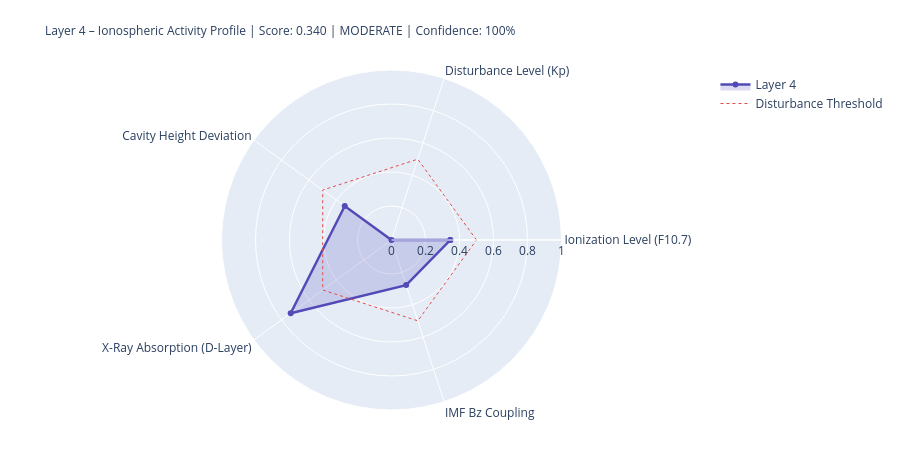

Notebook source saved alongside this figure:
### Markdown cell above
---
## 4. State Assessment & Handoff to Layer 5

### Code cell
# ============================================================
# LAYER-4-SCORE
# ============================================================

COMPONENTS = {
    'Ionization Level (F10.7)':    {'score': ioniz,       'source': 'primary' if f107_now else 'from_layer0', 'dynamic': True},
    'Disturbance Level (Kp)':          {'score': disturb,     'source': 'primary' if kp_now   else 'from_layer0', 'dynamic': True},
    'Cavity Height Deviation':    {'score': h_dev,       'source': 'derived',                                'dynamic': True},
    'X-Ray Absorption (D-Layer)':{'score': xray_ioniz,  'source': 'primary' if xray_now else 'missing',     'dynamic': True},
    'IMF Bz Coupling':             {'score': bz_coupling, 'source': 'primary' if bz_now   else 'from_layer0', 'dynamic': True},
}

available    = {k: v['score'] for k, v in COMPONENTS.items() if v['score'] is not None}
unavailable  = [k for k, v in COMPONENTS.items() if v['score'] is None]
layer4_score = round(sum(available.values()) / len(available), 4) if available else None
confidence   = round(len(available) / len(COMPONENTS), 2)
level = ('unknown' if layer4_score is None
         else 'quiet'   if layer4_score < 0.3
         else 'moderate' if layer4_score < 0.6
         else 'active')
dominant_l4 = max(available, key=available.get) if available else 'none'

# Resonance delta for Schumann SR-1
sr1_ref = schumann_freq(1, 80.0)
sr1_now = schumann_freq(1, h_eff)
sr1_delta_mhz = (sr1_now - sr1_ref) * 1000

# Propagation conditions
prop_cond = ('disturbed'   if kp_val > 4
             else 'unsettled' if kp_val > 2
             else 'normal')
if xray_class in ['X', 'M']:
    prop_cond = 'Radio-Blackout moeglich'

W = 68
print('=' * W)
print('LAYER 4 – IONOSPHERE – STATE ASSESSMENT')
print('=' * W)
for name, comp in COMPONENTS.items():
    s = comp['score']
    if s is not None:
        bar = '█' * int(s * 20) + '░' * (20 - int(s * 20))
        print(f'  {name:<36} {bar}  {s:.3f}  [{comp["source"]}]')
    else:
        print(f'  {name:<36} {"─" * 20}  n/a   [missing]')
print('-' * W)
print(f'  Score:          {layer4_score:.3f}  ({len(available)}/{len(COMPONENTS)} components)')
print(f'  Confidence:     {confidence:.0%}')
print(f'  Level:          {level.upper()}')
print(f'  Dominant:       {dominant_l4}')
print(f'  Cavity height:  {h_eff:.1f} km  (Ref: 80.0 km)')
print(f'  SR-1:           {sr1_now:.3f} Hz  (Δ {sr1_delta_mhz:+.1f} mHz vs. ref)')
print(f'  Propagation:    {prop_cond}')
print(f'  X-Ray:          {xray_class}-class  ({xray_now:.2e} W/m²)' if xray_now else '  X-Ray:          n/a')
print('=' * W)

# Radar
cats   = list(available.keys())
vals_r = list(available.values())
if len(cats) >= 3:
    fig = go.Figure()
    fig.add_trace(go.Scatterpolar(
        r=vals_r + [vals_r[0]], theta=cats + [cats[0]],
        fill='toself', fillcolor='rgba(83,74,183,0.20)',
        line=dict(color='#534AB7', width=2.5), name='Layer 4'
    ))
    fig.add_trace(go.Scatterpolar(
        r=[0.5] * (len(cats)+1), theta=cats + [cats[0]],
        line=dict(color='#E24B4A', dash='dot', width=1),
        mode='lines', name='Disturbance Threshold'
    ))
    fig.update_layout(
        title=dict(
            text=f'Layer 4 – Ionospheric Activity Profile | Score: {layer4_score:.3f} | {level.upper()} | Confidence: {confidence:.0%}',
            font=dict(size=12)
        ),
        polar=dict(radialaxis=dict(visible=True, range=[0, 1])),
        height=450, showlegend=True,
        margin=dict(l=80, r=80, t=70, b=40)
    )
    fig.show()

### Figure 1 — Plotly figure (JSON) as saved in the notebook; plotly's stock layout.template omitted (floating-point values rounded to 4 significant figures)
{"data": [{"fill": "toself", "fillcolor": "rgba(83,74,183,0.20)", "line": {"color": "#534AB7", "width": 2.5}, "name": "Layer 4", "r": [0.346, 0.0, 0.34, 0.733, 0.279, 0.346], "theta": ["Ionization Level (F10.7)", "Disturbance Level (Kp)", "Cavity Height Deviation", "X-Ray Absorption (D-Layer)", "IMF Bz Coupling", "Ionization Level (F10.7)"], "type": "scatterpolar"}, {"line": {"color": "#E24B4A", "dash": "dot", "width": 1}, "mode": "lines", "name": "Disturbance Threshold", "r": [0.5, 0.5, 0.5, 0.5, 0.5, 0.5], "theta": ["Ionization Level (F10.7)", "Disturbance Level (Kp)", "Cavity Height Deviation", "X-Ray Absorption (D-Layer)", "IMF Bz Coupling", "Ionization Level (F10.7)"], "type": "scatterpolar"}], "layout": {"height": 450, "margin": {"b": 40, "l": 80, "r": 80, "t": 70}, "polar": {"radialaxis": {"range": [0, 1], "visible": true}}, "showlegend": true, "title": {"font": {"size": 12}, "text": "Layer 4 – Ionospheric Activity Profile | Score: 0.340 | MODERATE | Confidence: 100%"}}}
